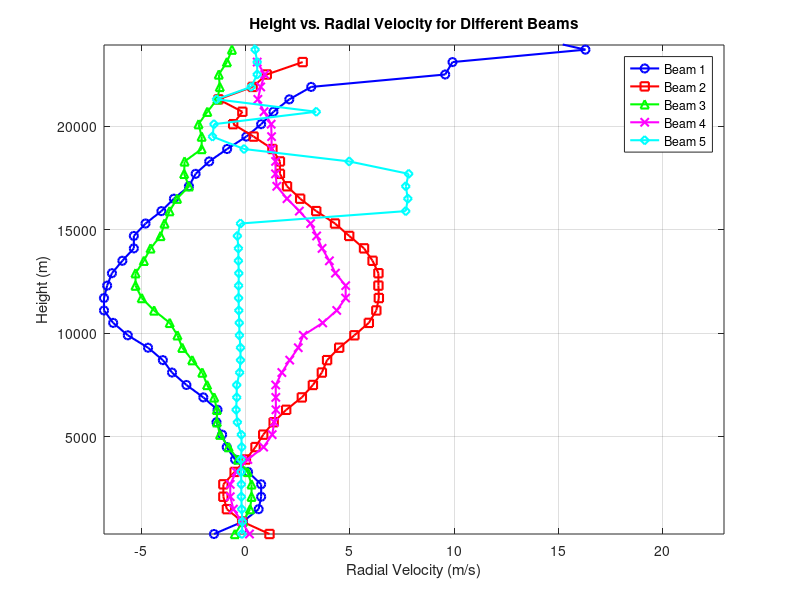

The MATLAB script that drew this image:

% 打开文件并读取数据
fileID = fopen('L1B ST.txt', 'r');
headerLines = 3; % 跳过前面的注释行和表头行
fgets(fileID, headerLines); % 跳过前22行

% 初始化变量存储数据
heights = [];
rv1 = [];
rv2 = [];
rv3 = [];
rv4 = [];
rv5 = [];

% 读取数据直到文件结束
while ~feof(fileID)
    line = fgetl(fileID);
    if ~isempty(line) && ~ismember(line(1), {'#', '%'}) % 确保不是注释行或空行
        data = strsplit(line,' '); 
        if numel(data) >= 11 % 确保数据行至少有11个元素（基于提供的列数）
            heights = [heights, str2double(data{2})];
            rv1 = [rv1, str2double(data{4})];
            rv2 = [rv2, str2double(data{7})];
            rv3 = [rv3, str2double(data{10})];
            rv4 = [rv4, str2double(data{13})];
            rv5 = [rv5, str2double(data{16})];
        end
    end
end
fclose(fileID);

% 绘制所有波束的径向速度随高度变化的曲线
% 过滤缺失值（这里以-9999999作为缺失值的标记，根据实际情况调整）
rv1(rv1 == -9999999) = NaN;
rv2(rv2 == -9999999) = NaN;
rv3(rv3 == -9999999) = NaN;
rv4(rv4 == -9999999) = NaN;
rv5(rv5 == -9999999) = NaN;

% 绘制所有波束的径向速度随高度变化的曲线，同时处理NaN值

% 绘制所有波束的径向速度随高度变化的曲线，坐标轴交换
figure;
plot(rv1, heights, 'b-', 'LineWidth', 1.5, 'DisplayName', 'Beam 1', 'Marker', 'o');
hold on;
plot(rv2, heights, 'r-', 'LineWidth', 1.5, 'DisplayName', 'Beam 2', 'Marker', 's');
plot(rv3, heights, 'g-', 'LineWidth', 1.5, 'DisplayName', 'Beam 3', 'Marker', '^');
plot(rv4, heights, 'm-', 'LineWidth', 1.5, 'DisplayName', 'Beam 4', 'Marker', 'x');
plot(rv5, heights, 'c-', 'LineWidth', 1.5, 'DisplayName', 'Beam 5', 'Marker', 'd');

% 调整坐标轴显示范围以适应数据
xlim([min([rv1,rv2,rv3,rv4,rv5]), max([rv1,rv2,rv3,rv4,rv5])]);
ylim([min(heights), max(heights)/4]);

% 设置图表属性
xlabel('Radial Velocity (m/s)');
ylabel('Height (m)');
title('Height vs. Radial Velocity for Different Beams');
legend('show');
grid on;

% 保持坐标轴调整状态并显示图表
hold off;